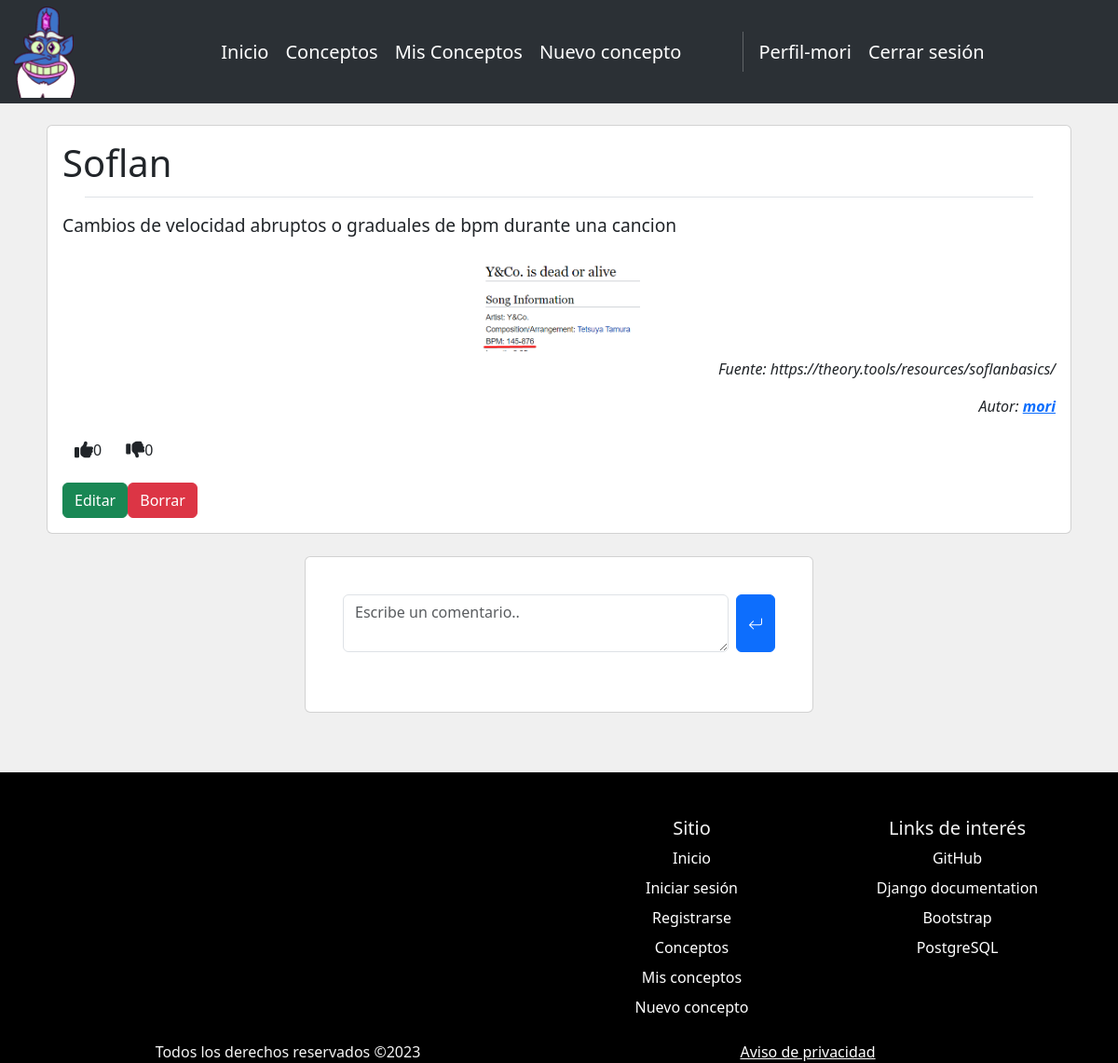
The page /concept/75 (signed in) on the database its author committed.
### virtualdict/models.py (models this page shows, shortened)
class Concepts(models.Model):
    title = models.CharField(max_length=200)
    definition = models.TextField(default="")
    exampleText = models.TextField(null=True, blank=True)
    exampleImg = models.ImageField(upload_to='posts_img/',null=True, blank=True)
    source = models.CharField(max_length=500)
    user = models.ForeignKey(User, on_delete=models.CASCADE)

### virtualdict/views.py (the view)
# urls.py: path('concept/<int:concept_id>',views.concept,name="concept_view"),
@login_required
def concept(request, concept_id):
    concept = get_object_or_404(Concepts, pk=concept_id)
    pos_reviews = Reviews.objects.filter(concept=concept, review=True)
    comentarios = Comentarios.objects.filter(concept=concept)
    neg_reviews = Reviews.objects.filter(concept=concept, review=False)
    user_review = None
    user_review = Reviews.objects.filter(
        concept=concept, user=request.user).first()
    comentarios_avanzados = []
    for comentario in comentarios:
        try:
            perfil = Perfil.objects.get(user=comentario.user)
        except Perfil.DoesNotExist:
            perfil = None
        comentarios_avanzados.append([perfil,comentario])
    print(comentarios_avanzados)
    return render(request, "concept.html", {
        'concept': concept,
        'positive': len(pos_reviews),
        'negative': len(neg_reviews),
        'user_review': user_review,
        'actual_user': request.user.username,
        'comentarios': comentarios_avanzados
    })

### virtualdict/templates/concept.html (shortened to what this page needs)
{% extends 'base.html' %}
{% load static %}
{% block content %}
<main class="container py-3 mb-5">
    <div class="card card-body mb-4 m-2 ">
        <header class="d-flex justify-content-between">
            <h1 class="card-title">{{concept.title}}</h2>
        </header>
        <ul class="list-unstyled">
            <li class="bd-links-span-all mt-1 mb-3 mx-4 border-top"></li>
            <li>
                <p class="card-text" style="font-size: larger!important;">{{concept.definition}}</p>
            </li>
        </ul>
        <div class="text-center">
            {% if concept.exampleImg %}
                <img src="{{concept.exampleImg.url}}" alt="example img" style="height: auto;" width="200px" class="img-thumbnail btn" data-toggle="modal" data-target="#largerimg" onclick="store(this.src)">
            {% endif %}
        </div>
        <div class="text-end">
            <p style="font-style: italic;">Fuente: {{concept.source}}</p>
              <p style="font-style: italic;">Autor:
                <a href="{% url 'profile' concept.user.username %}">
                <b>{{concept.user.username}}</b>
              </a>
              </p>
        </div>
        <form action="{% url 'concept_reaction' concept.id %}" method="POST">
            <div class="d-flex flex-row">
                <div class="col-auto">
                    <button class="{% if user_review.review %} btn btn-outline-success mb-3 {% else %} btn mb-3 {% endif %}"
                    id="green" type="submit" value="like" name="reaction"><i class="fa fa-thumbs-up fa-lg" aria-hidden="true"></i>{{positive}}</button>
                </div>
                <div class="col-auto">
                    <button class="{% if user_review.review is none %} btn mb-3 {% elif user_review.review is False %} btn btn-outline-danger mb-3 {% else %} btn mb-3  {% endif %}"
                    id="red" type="submit" value="False" name="reaction"><i class="fa fa-thumbs-down fa-lg" aria-hidden="true"></i>{{negative}}</button>
                </div>
            </div>
        </form>
         {% if concept.user.username == actual_user %}
         <div class="d-flex flex-row">
          <div class="col-auto">
              <a class=" btn btn-success" href="{% url 'concept_detail' concept.id %}">Editar</a>
          </div>
          <div class="col-auto">
              <a class=" btn btn-danger" href="{% url 'concept_delete' concept.id  %}">Borrar</a>
          </div>
        </div>
         {% endif %}
    </div>
    <div class="row d-flex justify-content-center">
        <div class="col-md-8 col-lg-6">
          <div class="card card-body" >
            <div class="card-body p-4">
              <div class="form-outline mb-4">
                    <form class="d-flex " action="{% url 'concept_comment' concept.id %}" method="POST" >
                        <textarea class="form-control me-2" type="comentario" id="comentario" name="comentario" placeholder="Escribe un comentario.."></textarea>
                        <button class="btn btn-primary" type="submit">
                        </button>
                      </form>
            </div>
            </div>
          </div>
        </div>
      </div>
</main>
{% endblock %}

### virtualdict/templates/base.html (shortened to what this page needs)
{% load static %}
<!DOCTYPE html>
<html lang="en">
<head>
    <link href="https://cdn.jsdelivr.net/npm/bootstrap@5.3.1/dist/css/bootstrap.min.css" rel="stylesheet">
    <link rel="stylesheet" href="https://cdn.jsdelivr.net/npm/bootstrap-icons@1.3.0/font/bootstrap-icons.css">
    <link rel="stylesheet" href="{% static 'styles.css' %}">
</head>
<head>
    <nav class="navbar navbar-expand-lg bg-body-tertiary fixed-top" data-bs-theme="dark" id="navbar">
        <div class="container-fluid">
            <a href="/">
                <img class="navbar-brand" src="{% static '/images/glossaryc_face_ico.png' %}" id="logo">
            </a>
          <div class="collapse navbar-collapse justify-content-center" id="navbarNav">
            <ul class="navbar-nav">
                <li class="nav-item">
                    <a class="nav-link" href=" {% url 'home' %} ">Inicio</a>
                </li>
                <li class="nav-item">
                    <a class="nav-link" href="{% url 'concepts' %}">Conceptos</a>
                </li>
                {% if user.is_authenticated %}
                    <li class="nav-item">
                        <a class="nav-link" href="{% url 'defconcepts' %}">Mis Conceptos</a>
                    </li>
                    <li class="nav-item">
                        <a class="nav-link" href="{% url 'newconcept' %}">Nuevo concepto</a>
                    </li>
                {% endif %}
            </ul>
            <div class="ms-5">
                <ul class="navbar-nav">
                    <li class="nav-item py-2 py-lg-1 col-12 col-lg-auto">
                    </li>
                    {% if user.is_authenticated %}
                    <li class="nav-item">
                        <a class="nav-link" href="{% url 'profile' user.username %}">Perfil-{{user.username}}</a>
                    </li>
                    <li class="nav-item">
                        <a class="nav-link" href="{% url 'logout' %}">Cerrar sesión</a>
                    </li>
                    {% endif %}
                </ul>
              </div>
          </div>
        </div>
      </nav>
</head>
<body class="bcolor d-flex flex-column min-vh-100">
    {% block content %}
    {% endblock %}
</body>
<footer class="mt-auto" id="foot">
    <div class="container">
        <div class="row">
            <div class="col mb-3">
            </div>
              <div class="col mb-3">
              </div>
              <div class="col mb-3">
                <h5>Sitio</h5>
                <ul class="nav flex-column">
                  <li class="nav-item mb-2"><a href="{% url 'home' %}" class="nav-link p-0">Inicio</a></li>
                  <li class="nav-item mb-2"><a href="{% url 'login' %}" class="nav-link p-0">Iniciar sesión</a></li>
                  <li class="nav-item mb-2"><a href="{% url 'register' %}" class="nav-link p-0">Registrarse</a></li>
                  <li class="nav-item mb-2"><a href="{% url 'concepts' %}" class="nav-link p-0">Conceptos</a></li>
                  {% if user.is_authenticated %}
                    <li class="nav-item mb-2"><a href="{% url 'defconcepts' %}" class="nav-link p-0">Mis conceptos</a></li>
                    <li class="nav-item mb-2"><a href="{% url 'newconcept' %}" class="nav-link p-0">Nuevo concepto</a></li>
                  {% endif %}
                </ul>
              </div>
              <div class="col mb-3">
                <h5>Links de interés</h5>
                <ul class="nav flex-column">
                  <li class="nav-item mb-2"><a href="https://github.com/xinrin/django-glossaryck" target="_blank" class="nav-link p-0">GitHub</a></li>
                  <li class="nav-item mb-2"><a href="https://docs.djangoproject.com/en/4.2/" target="_blank" class="nav-link p-0">Django documentation</a></li>
                  <li class="nav-item mb-2"><a href="https://getbootstrap.com/" target="_blank" class="nav-link p-0">Bootstrap</a></li>
                  <li class="nav-item mb-2"><a href="https://www.postgresql.org/" target="_blank" class="nav-link p-0">PostgreSQL</a></li>
                </ul>
              </div>
        <div class="row">
            <div class="col-lg-6">
                <p style="margin-bottom: 0;">Todos los derechos reservados ©2023</p>
            </div>
                <div class="col-lg-6">
                    <a href="#" style="margin-bottom: 0;">Aviso de privacidad</a>
                </div>
        </div>
    </div>
</footer>
</html>

### virtualdict/static/styles.css (style rules this page uses)
body { padding-top: 110px; }
footer { text-align: center; background-color: black; color: whitesmoke !important; }
.bcolor { background-color: #f0f0f0; }
#navbar { padding: 1px 1px; transition: 0.3s; width: 100%; }
#navbar a,span { float: left; color: white; text-align: center; padding-right: 10px; text-decoration: none; font-size: 20px; line-height: 35px; border-radius: 4px; }
#navbar #logo { height: auto; width: 70px; transition: 0.4s; }
#foot a { color: white; }

### rows shown on the page
Concepts: title "Soflan", definition "Cambios de velocidad abruptos o graduales de bpm durante una cancion", exampleImg (picture), source "https://theory.tools/resources/soflanbasics/", user.username "mori"

### other values the page prints
{{ user.username }} "mori"
{{ positive }} "0"
{{ negative }} "0"
